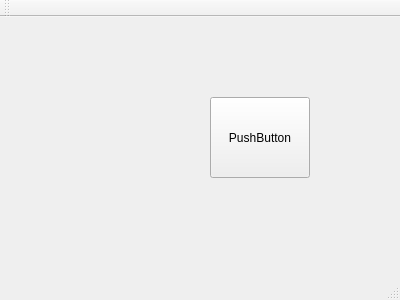
<?xml version="1.0" encoding="UTF-8"?>
<ui version="4.0">
 <class>MainWindow</class>
 <widget class="QMainWindow" name="MainWindow">
  <property name="geometry">
   <rect>
    <x>0</x>
    <y>0</y>
    <width>400</width>
    <height>300</height>
   </rect>
  </property>
  <property name="windowTitle">
   <string>MainWindow</string>
  </property>
  <widget class="QWidget" name="centralWidget">
   <widget class="QPushButton" name="pushButton">
    <property name="geometry">
     <rect>
      <x>210</x>
      <y>80</y>
      <width>100</width>
      <height>81</height>
     </rect>
    </property>
    <property name="text">
     <string>PushButton</string>
    </property>
   </widget>
  </widget>
  <widget class="QMenuBar" name="menuBar">
   <property name="geometry">
    <rect>
     <x>10</x>
     <y>1</y>
     <width>400</width>
     <height>60</height>

    </rect>
   </property>
  </widget>
  <widget class="QToolBar" name="mainToolBar">
   <attribute name="toolBarArea">
    <enum>TopToolBarArea</enum>
   </attribute>
   <attribute name="toolBarBreak">
    <bool>false</bool>
   </attribute>
  </widget>
  <widget class="QStatusBar" name="statusBar"/>
 </widget>
 <layoutdefault spacing="6" margin="11"/>
 <resources/>
 <connections/>
</ui>
